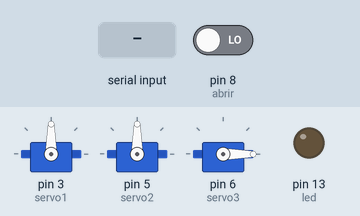
Simulated run of this sketch. Board: Arduino Uno, built with avr-gcc and run on an emulated ATmega328P. Parts: 3 × servo, output pins drawn as LEDs (lit = HIGH). Inputs (shaded band) come from the test bench; at power-on: pin 8 (abrir) LOW. What the sketch prints to the serial monitor is not drawn.

Above: at 1.2 s.
1.3 s: "T" received over Serial
At 3.2 s:
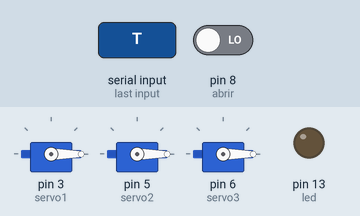
3.5 s: pin 8 (abrir) driven HIGH
At 4.8 s:
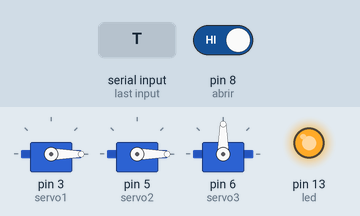
5.1 s: "1" received over Serial
At 6.6 s:
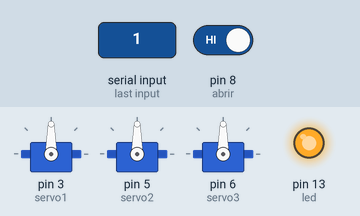
7.3 s: pin 8 (abrir) driven LOW
At 8.0 s:
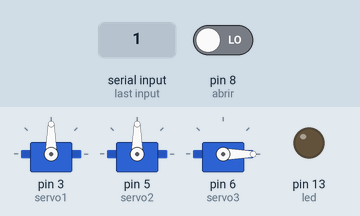
Timing chart, 0 to 9.9 s (numbered marks = the images above; inputs shaded):
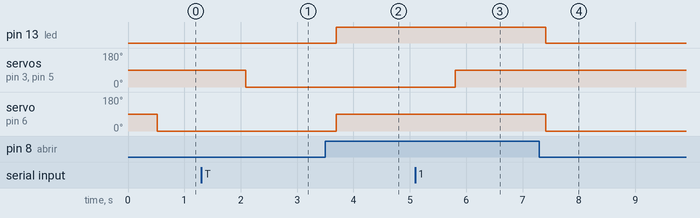

The sketch:

Proyecto_final_v2.ino
```cpp
#include <Servo.h>

Servo servo1;
Servo servo2;
Servo servo3;

int pos = 0;
int temp = 0;
int datos_in;
int A = 0;
int abrir = 8;
int led = 13;
int val = 0;

void setup() {
 Serial.begin(115200);
 servo1.attach(3);
 servo2.attach(5);
 servo3.attach(6);
 pinMode (abrir, INPUT);
 pinMode (led, OUTPUT);
}

void loop() {

  if (Serial.available()>0){
    datos_in = Serial.read();
    Serial.println((char)datos_in);
    if (datos_in == 'T'){
      A = 1 ;
    }else{
      A = 0;
    }
    delay(500);
  }else{
    Serial.write("No data");
    delay(500);
  }

  if (A == 1){
      servo1.write(pos = 0);
      servo2.write(pos = 0);
      delay(15);
    }else{
      servo1.write(pos = 90);
      servo2.write(pos = 90);
      delay(15);
  }

  val = digitalRead(abrir);
  //digitalWrite(led, val);
  if (val == HIGH){
    digitalWrite(led, HIGH);
    servo3.write(pos = 90);
    delay(15);
  }else{
    digitalWrite(led, LOW);
    servo3.write(pos = 0);
    delay(15);
  }

 }
```

Measured:
- after the input at 1.3 s, servo on pin 3 (servo1), servo on pin 5 (servo2): 90° → 0° after 0.79 s
- after the input at 3.5 s, pin 13 (led): LOW → HIGH after 0.20 s; servo on pin 6 (servo3): 0° → 90° after 0.20 s
- after the input at 5.1 s, servo on pin 3 (servo1), servo on pin 5 (servo2): 0° → 90° after 0.70 s
- after the input at 7.3 s, pin 13 (led): HIGH → LOW after 0.11 s; servo on pin 6 (servo3): 90° → 0° after 0.11 s
